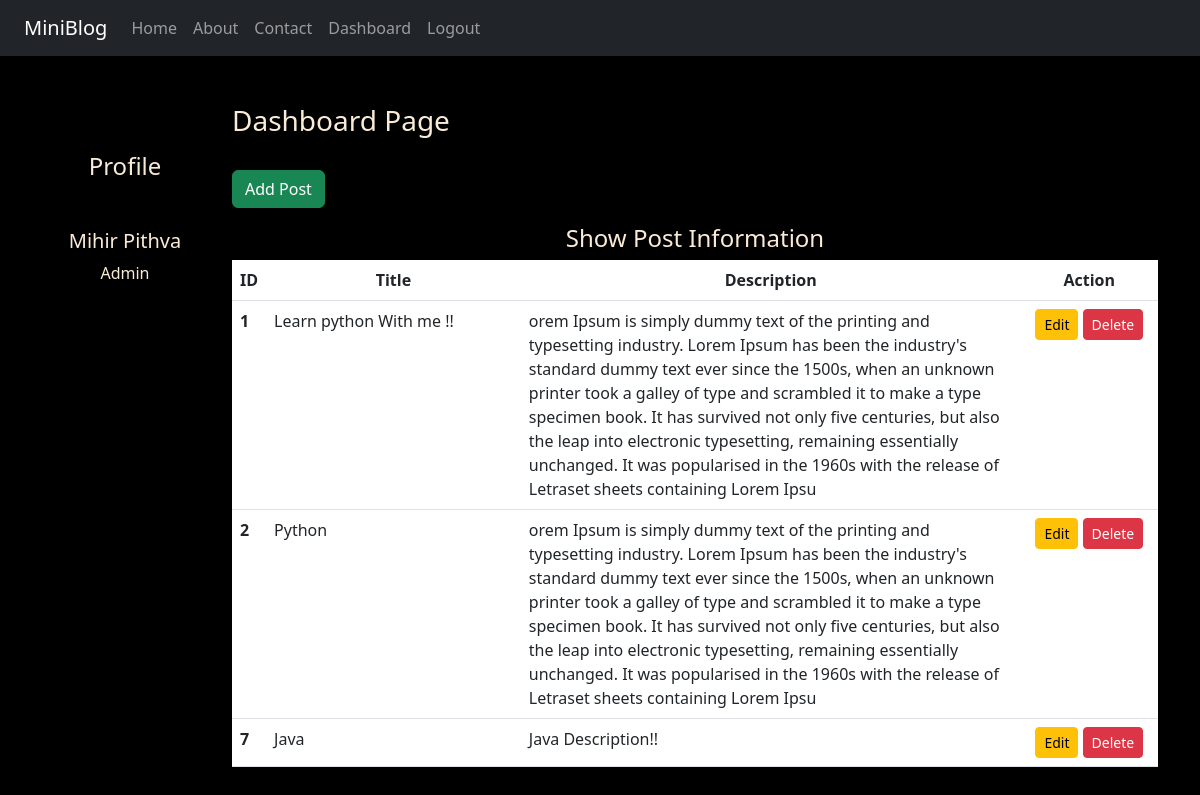
The page /dashboard/ (signed in) on the database its author committed.
### miniblog/models.py (models this page shows)
class BlogPost(models.Model):
    title = models.CharField(max_length=150)
    description = models.TextField()

### miniblog/views.py (the view)
# urls.py: path('dashboard/',views.dashboard,name='dashboard'),
def dashboard(request):
    if request.user.is_authenticated:
        posts = BlogPost.objects.all()
        user = request.user
        full_name = user.get_full_name()
        gps = user.groups.all()
        return render(request,'dashboard.html',{'posts':posts,'full_name':full_name,'gps':gps})
    else:
        return HttpResponseRedirect('/login/')

### miniblog/templates/dashboard.html (shortened to what this page needs)
{% extends 'base.html' %}
{% load static %}
{% block side %}
<div class="col-sm-2 my-5 text-center">
    <h4 class="my-5">
        Profile
    </h4>
    <h5>
        {{full_name}}
    </h5>
    {% for g in gps %}
        <p>{{g.name}}</p>
    {% endfor %}
</div>
{% endblock side %}
{% block content %}
<div class="col-sm-10">
    <h3 class="mt-5">
        Dashboard Page
    </h3>
    <a href="{% url 'addpost' %}" class="btn btn-success mt-4">Add Post</a>
    <h4 class="text-center mt-3">
        Show Post Information
    </h4>
    {% if posts %}
    <table class="table table-hover bg-white">
        <thead>
            <tr class="text-center">
                <th scope="col" style="width:2%;">ID</th>
                <th scope="col" style="width:28%;">Title</th>
                <th scope="col" style="width:55%;">Description</th>
                <th scope="col" style="width:15%;">Action</th>
            </tr>
        </thead>
        <tbody>
            {% for post in posts %}
            <tr>
                <th scope="row">{{post.id}}</th>
                <td>{{post.title}}</td>
                <td>{{post.description}}</td>
                <td class="text-center">
                    <a href="{% url 'updatepost' post.id %}" class="btn btn-warning btn-sm">Edit</a>
                    {% if perms.miniblog.deletepost_blogpost %}
                    <form action="{% url 'deletepost' post.id %}" method="post" class="d-inline">
                        <input type="submit" value="Delete" class="btn btn-danger btn-sm">
                    </form>
                    {% endif %}
                </td>
            </tr>
            {% endfor %}
        </tbody>
    </table>
    {% else %}
    <h4 class="text-center">No Records</h4>
    {% endif %}
</div>
{% endblock content %}

### miniblog/templates/base.html (shortened to what this page needs)
<!DOCTYPE html>
{% load static %}
<html lang="en">
<head>
    <link rel="stylesheet" href="{% static 'css/bootstrap.css' %}">
    <link rel="stylesheet" href="{% static 'css/style.css' %}">
</head>
<body>
<div class="container-fluid bg-dark">
    {% include 'navbar.html' %}
</div>
<div class="container">
    <div class="row">
        {% block side %}
        {% endblock side %}
        {% block content %}
        {% endblock content %}
    </div>
</div>
</body>
</html>

### miniblog/templates/navbar.html (shortened to what this page needs)
<nav class="navbar navbar-expand-lg bg-dark navbar-dark">
  <div class="container-fluid">
    <a class="navbar-brand" href="#">MiniBlog</a>
    <div class="collapse navbar-collapse" id="navbarSupportedContent">
      <ul class="navbar-nav me-auto mb-2 mb-lg-0">
        <li class="nav-item">
          <a class="nav-link" aria-current="page" href="{% url 'home' %}">Home</a>
        </li>
        <li class="nav-item">
          <a class="nav-link" href="{% url 'about' %}">About</a>
        </li>
        <li class="nav-item">
          <a class="nav-link" href="{% url 'contact' %}">Contact</a>
        </li>
        {% if request.user.is_authenticated %}
        <li class="nav-item">
          <a class="nav-link" href="{% url 'dashboard' %}">Dashboard</a>
        </li>
        <li class="nav-item">
          <a class="nav-link" href="{% url 'logout' %}">Logout</a>
        </li>
        {% endif %}
      </ul>
    </div>
  </div>
</nav>

### miniblog/static/css/style.css (style rules this page uses)
body { background-color: black; color: antiquewhite; }

### rows shown on the page
BlogPost: id "1", title "Learn python With me !!", description "orem Ipsum is simply dummy text of the printing and typesetting industry. Lorem Ipsum has been the industry's standard dummy text ever since the 1500s, when an unknown printer took a galley of type and scrambled it to make a type specimen book. It has survived not only five centuries, but also the leap into electronic typesetting, remaining essentially unchanged. It was popularised in the 1960s with the release of Letraset sheets containing Lorem Ipsu"
BlogPost: id "2", title "Python", description "orem Ipsum is simply dummy text of the printing and typesetting industry. Lorem Ipsum has been the industry's standard dummy text ever since the 1500s, when an unknown printer took a galley of type and scrambled it to make a type specimen book. It has survived not only five centuries, but also the leap into electronic typesetting, remaining essentially unchanged. It was popularised in the 1960s with the release of Letraset sheets containing Lorem Ipsu"
BlogPost: id "7", title "Java", description "Java Description!!"

### other values the page prints
{{ full_name }} "Mihir Pithva"
{{ g.name }} "Admin"
